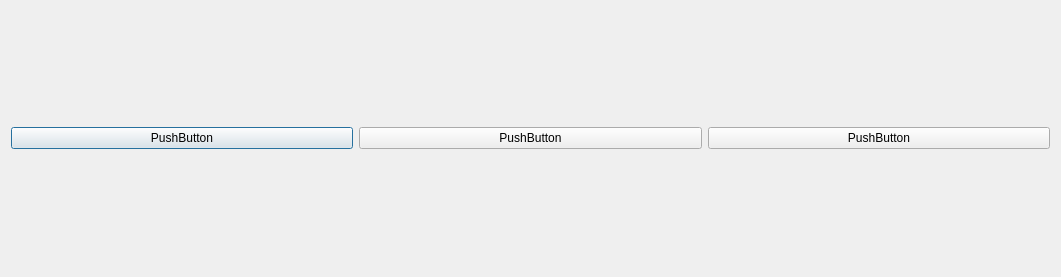
<?xml version="1.0" encoding="UTF-8"?>
<ui version="4.0">
 <class>ChoiseModeWindow</class>
 <widget class="QDialog" name="ChoiseModeWindow">
  <property name="geometry">
   <rect>
    <x>0</x>
    <y>0</y>
    <width>1061</width>
    <height>277</height>
   </rect>
  </property>
  <property name="windowTitle">
   <string>Dialog</string>
  </property>
  <layout class="QHBoxLayout" name="horizontalLayout_2">
   <item>
    <widget class="QPushButton" name="pushButton">
     <property name="text">
      <string>PushButton</string>
     </property>
    </widget>
   </item>
   <item>
    <widget class="QPushButton" name="pushButton_2">
     <property name="text">
      <string>PushButton</string>
     </property>
    </widget>
   </item>
   <item>
    <widget class="QPushButton" name="pushButton_3">
     <property name="text">
      <string>PushButton</string>
     </property>
    </widget>
   </item>
  </layout>
 </widget>
 <resources/>
 <connections/>
</ui>
